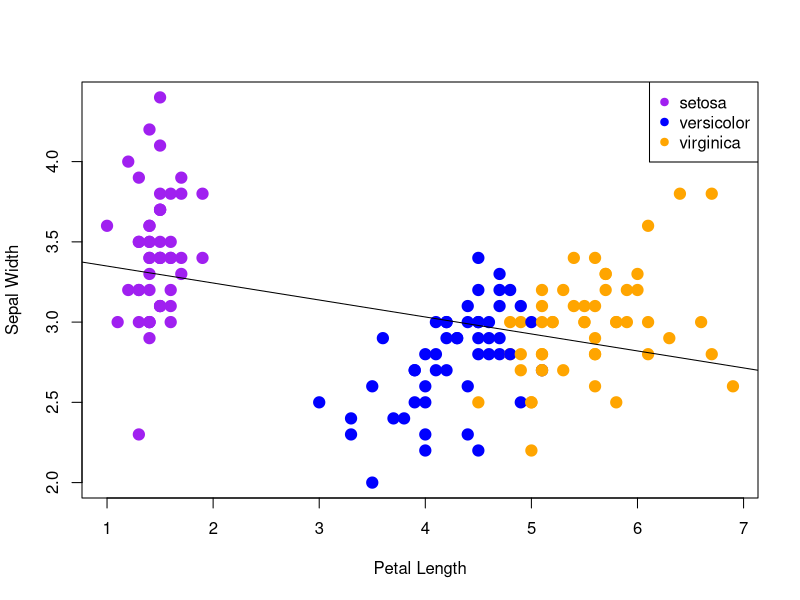
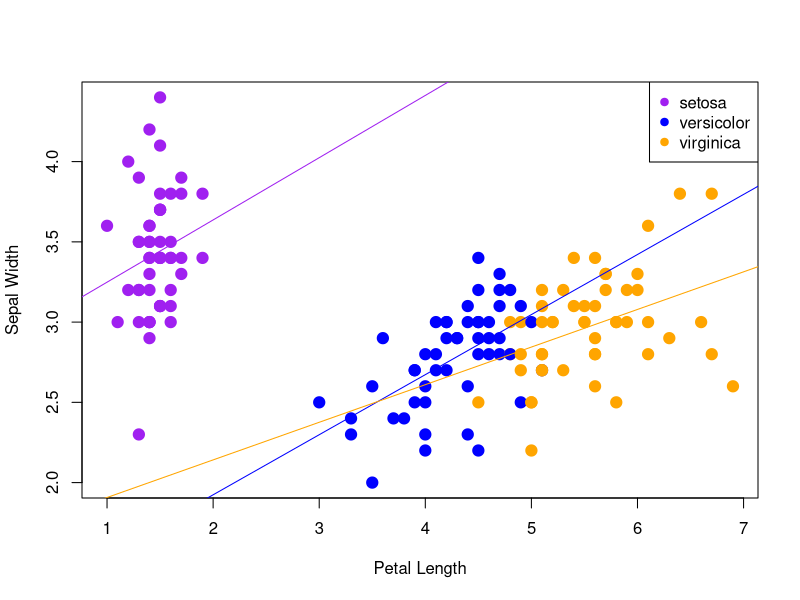

Write the R code that produced these figures, in order. (Note: this script raises an error after producing the figures.)
##################################################
#         Gotta set up that WD (pc only)         #
##################################################

#setwd("C:/Users/hille/Documents/Rbootcamp_S2020/Iris-repo/")

##################################################
#                   Housekeeping                 #
##################################################

#This mixes the data and then assigns IRIS to read it in the mixed order 
#Then stores the mixed data as an object
oo <- sample(x=1:150, 150, replace=FALSE)
mix <- iris[oo,]

#Creates and stores "mix$" as seperate objects
species <- mix$Species
petalL <- mix$Petal.Length
petalW <- mix$Petal.Width
sepalL <- mix$Sepal.Length
sepalW <- mix$Sepal.Width


#This matches each species with their respective colors
species2 <- species
color2 <- rep("red", 150)
species2 == "setosa"
color2[species2 == "setosa"] <- "purple"
color2
color2[species2 == "versicolor"] <- "blue"
color2
color2[species2 == "virginica"] <- "orange"
color2

##################################################
#                2-D Scatter plots               #
##################################################

#Here are the setups for the linear regressions for each of the comparisons I have made
petalW.lm <- lm(petalW ~ petalL)
sepalL.lm <- lm(sepalL ~ petalL)
sepalW.lm <- lm(sepalW ~ petalL)

#This indexes the iris dataset by species and should make regression lines for each species
setosa <- mix[mix$Species == "setosa",]
setosa
setosaPLvsSW.lm <- lm(setosa$Sepal.Width ~ setosa$Petal.Length)
setosaPLvsSW.lm

versicolor <- mix[mix$Species == "versicolor",]
versicolor
versicolorPLvsSW.lm <- lm(versicolor$Sepal.Width ~ versicolor$Petal.Length)
versicolorPLvsSW.lm

virginica <- mix[mix$Species == "virginica",]
virginica
virginicaPLvsSW.lm <- lm(virginica$Sepal.Width ~ virginica$Petal.Length)
virginicaPLvsSW.lm

#Here are the plots

#This is the plot with the regression line for ALL OF THE DATA
plot(petalL, sepalW, col=color2, cex=1.5, pch=19, xlab="Petal Length", ylab="Sepal Width")
abline(sepalW.lm, col="black")
legend('topright', legend = levels(species), col = c("purple", "blue", "orange"), cex = 1, pch = 19)

#This is the plot with a regression line for EACH SPECIES
plot(petalL, sepalW, col=color2, cex=1.5, pch=19, xlab="Petal Length", ylab="Sepal Width")
abline(setosaPLvsSW.lm, col="purple")
abline(versicolorPLvsSW.lm, col="blue")
abline(virginicaPLvsSW.lm, col="orange")
legend('topright', legend = levels(species), col = c("purple", "blue", "orange"), cex = 1, pch = 19)


##################################################
#    Generating RMakrdown on Ethan's Computer    #
##################################################

#This is needed to set up and use "RMarkdown"
require("rmarkdown")
#Sys.setenv(RSTUDIO_PANDOC="C:/Program Files/RStudio/bin/pandoc")
render("markdown_ethan_test.Rmd", "html_document")


##################################################
#             Below are extra notes              #
##################################################

#This works with the dataset in order
#species <- iris$Species
#color <- rep("red", 150)
#species == "setosa"
#color[species == "setosa"] <- "purple"
#color
#color[species == "versicolor"] <- "blue"
#color
#color[species == "virginica"] <- "green"
#color

#Here are some extra comparisons
#plot(petalL, petalW, cex=1.5, pch=19, col=color2, xlab = "Petal Length", ylab = "Petal Width")
#abline(petalW.lm, col="black")
#legend('bottomright', legend = levels(species), col = c("purple", "blue", "orange"), cex = 1, pch = 19)

#plot(petalL, sepalL, col=color2, cex=1.5, pch=19, xlab = "Petal Length", ylab = "Sepal Length")
#abline(sepalL.lm, col="black")
#legend('bottomright', legend = levels(species), col = c("purple", "blue", "orange"), cex = 1, pch = 19)
